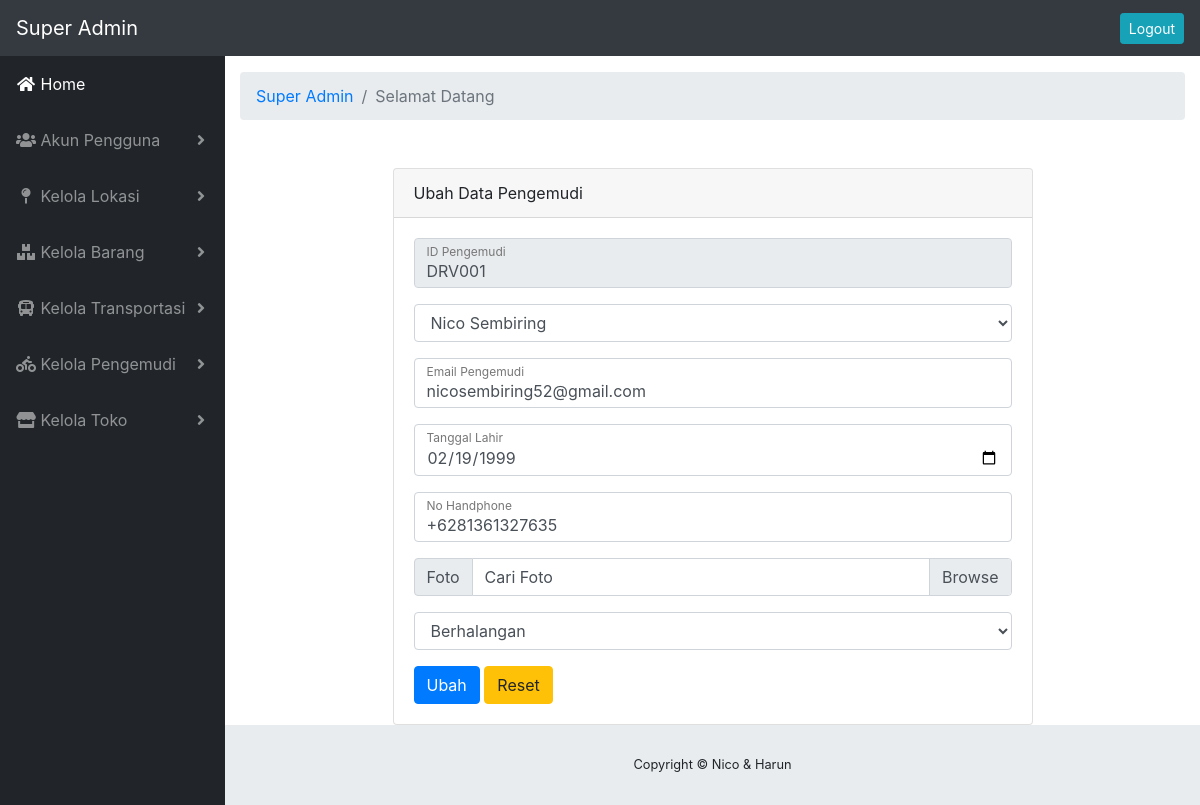
/index.php/sa/sa_pengemudi/ubah_pengemudi/DRV001, run on the app's committed database.
### tables this page shows
CREATE TABLE `pengemudi` (
  `id_pengemudi` varchar(9) NOT NULL,
  `email_pengemudi` varchar(30) NOT NULL,
  `id_pengguna` varchar(7) NOT NULL,
  `tanggal_lahir` date DEFAULT NULL,
  `no_hp_penggemudi` varchar(15) NOT NULL,
  `foto_penggemudi` varchar(50) DEFAULT NULL,
  `status_pengemudi` int(11) NOT NULL
);

### application/controllers/sa/sa_pengemudi.php (called while the page is built, shortened)
<?php
class sa_pengemudi extends CI_Controller
{
    function __construct()
    {
        $this->load->model('pengemudi');
    }
    function ubah_pengemudi($id)
    {
        $cek        = ['hak_akses' => 3];
        $pengguna   = $this->pengemudi->pengguna_pengemudi($cek);
        $d = [
            'name'           => $this->session->userdata('nama'),
            'pengemudi'      => $this->pengemudi->get1pengemudi($id),
            'user'           => $pengguna
        ];
        $this->form_validation->set_rules('id', 'ID', 'trim|required');
        $this->form_validation->set_rules('email', 'Email Pengemudi', 'trim|required|valid_email');
        $this->form_validation->set_rules('tgll', 'Tanggal Lahir', 'trim|required');
        $this->form_validation->set_rules('nohp', 'No Handphone', 'trim|required');
        $this->form_validation->set_rules('image', 'Foto Pengemudi', 'trim');
        if ($this->form_validation->run() == FALSE) {
            $this->load->view('layouts/sa/header', $d);
            $this->load->view('layouts/sa/navigation');
            $this->load->view('superA/pengemudi/ubah', $d);
            $this->load->view('layouts/sa/footer');
        }
    }
}

### index.php (called while the page is built, shortened)
<?php
require_once BASEPATH.'core/CodeIgniter.php';

### application/models/pengemudi.php (called while the page is built, shortened)
<?php
class pengemudi extends CI_Model
{
    public function pengguna_pengemudi($data)
    {
        return $this->db->get_where('detail_pengguna', $data)->result_array();
    }
    public function get1pengemudi($id)
    {
        return $this->db->get_where('pengemudi', ['id_pengemudi' => $id])->result_array();
    }
}

### application/views/superA/pengemudi/ubah.php (the view, shortened to what this page needs)
<div class="container-fluid">
    <ol class="breadcrumb">
        <li class="breadcrumb-item">
            <a href="<?= site_url('sa/sa_halaman'); ?>">Super Admin</a>
        </li>
        <li class="breadcrumb-item active">Selamat Datang <?= $name; ?></li>
    </ol>
    <div class="container">
        <div class="card card-register mx-auto mt-5">
            <div class="card-header">Ubah Data Pengemudi</div>
            <div class="card-body">
                <?php foreach ($pengemudi as $pen) { ?>
                    <form action="<?php echo site_url('sa/sa_pengemudi/ubah_pengemudi/' . $pen['id_pengguna']); ?>" method="post" enctype="multipart/form-data">
                        <div class="form-group">
                            <div class="form-label-group">
                                <input type="text" id="id_lokasi" name="id" class="form-control" placeholder="id_lokasi" required="required" value="<?= $pen['id_pengemudi']; ?>" readonly="">
                                <label for="id_lokasi">ID Pengemudi</label>
                            </div>
                        </div>
                        <div class="form-group">
                            <div class="form-label-group">
                                <select class="form-control" id="ha" name="user">
                                    <?php foreach ($user as $u) { ?>
                                        <?php if ($u['id_pengguna'] == $pen['id_pengguna']) { ?>
                                            <option value="<?= $u['id_pengguna'] ?>" selected><?= $u['nama']; ?></option>
                                        <?php } else { ?>
                                            <option value="<?= $u['id_pengguna'] ?>"><?= $u['nama']; ?></option>
                                        <?php } ?>
                                    <?php } ?>
                                </select>
                            </div>
                        </div>
                        <div class="form-group">
                            <div class="form-label-group">
                                <input type="text" id="nama_gedung" name="email" class="form-control" placeholder="nama_gedung" value="<?= $pen['email_pengemudi']; ?>">
                                <label for="nama_gedung">Email Pengemudi</label>
                            </div>
                        </div>
                        <div class="form-group">
                            <div class="form-label-group">
                                <input type="date" id="nama_gedung" name="tgll" class="form-control" placeholder="nama_gedung" value="<?= $pen['tanggal_lahir']; ?>">
                                <label for="nama_gedung">Tanggal Lahir</label>
                            </div>
                        </div>
                        <div class="form-group">
                            <div class="form-label-group">
                                <input type="text" id="nama_gedung" name="nohp" class="form-control" placeholder="nama_gedung" required="required" value="<?= $pen['no_hp_penggemudi']; ?>">
                                <label for="nama_gedung">No Handphone</label>
                            </div>
                        </div>
                        <div class="input-group mb-3">
                            <div class="input-group-prepend">
                                <span class="input-group-text" id="inputGroupFileAddon01">Foto</span>
                            </div>
                            <div class="custom-file">
                                <label class="custom-file-label" for="image">Cari Foto</label>
                            </div>
                        </div>
                        <div class="form-group">
                            <div class="form-label-group">
                                <select class="form-control" id="ha" name="spengemudi">
                                    <option value="2" <?php if ($pen['status_pengemudi'] == 2) {
                                                            echo "selected";
                                                        } ?>>Berhalangan</option>
                                </select>
                            </div>
                        </div>
                        <button type="submit" name="submit" class="btn btn-primary">Ubah</button>
                        <button type="reset" name="submit" class="btn btn-warning">Reset</button>
                    </form>
                <?php } ?>
            </div>
        </div>
    </div>
</div>

### data on the page
pengemudi: id "DRV001", user "Nico Sembiring", email "nicosembiring52@gmail.com", tgll "02/19/1999", nohp "+6281361327635", spengemudi "Berhalangan"
